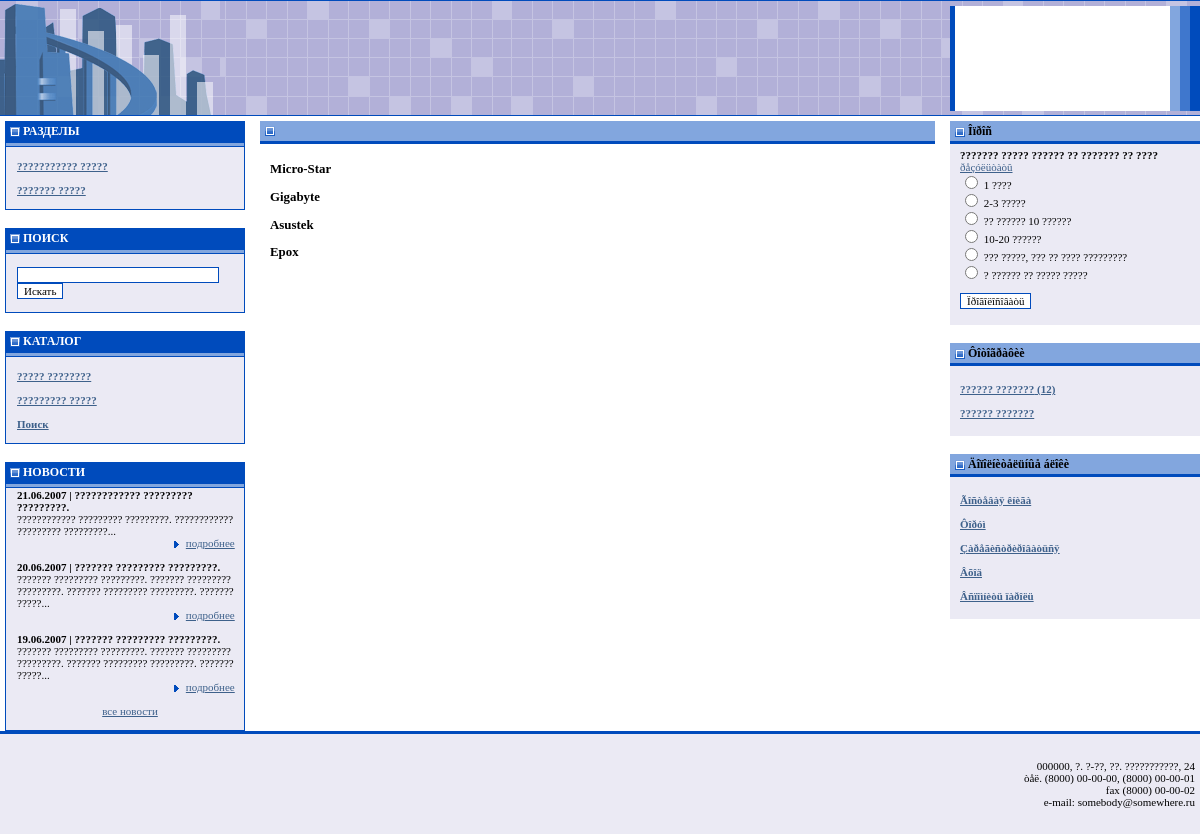
Screenshot of /source/index.php?id_catalog=1 with the database file from the repository.
### tables this page shows
CREATE TABLE system_menu_catalog (
  id_catalog int(11) NOT NULL auto_increment,
  `name` tinytext NOT NULL,
  description text NOT NULL,
  keywords tinytext NOT NULL,
  modrewrite tinytext NOT NULL,
  pos int(11) NOT NULL default '0',
  hide enum('show','hide') NOT NULL default 'show',
  id_parent int(11) NOT NULL default '0',
  PRIMARY KEY  (id_catalog)
);

CREATE TABLE system_catalog (
  id_catalog int(11) NOT NULL auto_increment,
  `name` tinytext NOT NULL,
  description text NOT NULL,
  keywords tinytext NOT NULL,
  modrewrite tinytext NOT NULL,
  pos int(11) NOT NULL default '0',
  hide enum('show','hide') NOT NULL default 'show',
  id_parent int(11) NOT NULL default '0',
  PRIMARY KEY  (id_catalog)
);

CREATE TABLE system_news (
  id_news int(11) NOT NULL auto_increment,
  `name` tinytext NOT NULL,
  body text NOT NULL,
  putdate datetime NOT NULL default '0000-00-00 00:00:00',
  url tinytext NOT NULL,
  urltext tinytext NOT NULL,
  urlpict tinytext NOT NULL,
  hide enum('show','hide') NOT NULL default 'show',
  PRIMARY KEY  (id_news),
  FULLTEXT KEY `name` (`name`,body)
);

CREATE TABLE system_poll (
  id_catalog int(11) NOT NULL auto_increment,
  `name` text,
  archive enum('archive','active') NOT NULL default 'archive',
  hide enum('show','hide') NOT NULL default 'show',
  putdate datetime default NULL,
  PRIMARY KEY  (id_catalog)
);

CREATE TABLE system_poll_answer (
  id_position int(10) NOT NULL auto_increment,
  `name` text,
  pos int(4) default NULL,
  hits int(11) default NULL,
  id_catalog int(11) default NULL,
  PRIMARY KEY  (id_position)
);

CREATE TABLE system_photo_catalog (
  id_catalog int(11) NOT NULL auto_increment,
  `name` tinytext NOT NULL,
  description text NOT NULL,
  hide enum('show','hide') NOT NULL default 'show',
  pos int(11) NOT NULL,
  PRIMARY KEY  (id_catalog)
);

### source/config/config.php (called while the page is built, shortened)
<?php
  $tbl_news             = 'system_news';
  $tbl_catalog          = 'system_menu_catalog';
  $tbl_cat_catalog      = 'system_catalog';
  $tbl_contactaddress   = 'system_contactaddress';
  $tbl_poll             = 'system_poll';
  $tbl_poll_answer      = 'system_poll_answer';
  $tbl_photo_catalog    = 'system_photo_catalog';
  $tbl_photo_position   = 'system_photo_position';
?>

### source/index.php (the view, shortened to what this page needs)
<?php
  require_once("config/config.php");
  require_once("utils.title.php");
  try
  {
    if(empty($_GET['id_position']))
    {
      if(empty($catalog['name'])) $pagename = $catalog['name'];
      else $pagename = "Ñòàòüè";
      $query = "SELECT * FROM $tbl_catalog
                WHERE hide = 'show' AND id_parent = $_GET[id_catalog]
                ORDER BY pos";
      $sub = mysql_query($query);
      if(mysql_num_rows($sub))
      {
        require_once ("templates/top.php");
        echo title($pagename);
        echo "<div class=\"main_txt\">";
        while($subcatalog = mysql_fetch_array($sub))
        {
          echo "<a href=\"".$_SERVER['PHP_SELF']."?id_catalog=".$subcatalog['id_catalog']."\"
                       class=\"menu_lnk\"><h3>".
                       htmlspecialchars($subcatalog['name'])."</a></h3>";
        }
        echo "</div>";
      }
    }
    require_once ("templates/bottom.php");
  }
  catch(ExceptionMySQL $exc)
  {
    require_once("exception_mysql_debug.php");
  }
  catch(ExceptionMySQL $exc)
  {
    require_once("exception_mysql_debug.php");
  }
  catch(ExceptionMember $exc)
  {
    require_once("exception_member_debug.php");
  }
?>

### source/templates/top.php (shortened to what this page needs)
<?php
  require_once("config/config.php");
  require_once("dmn/utils/utils.print_page.php");
?>
<html>
<head>
<link href="site.css" rel="stylesheet" type="text/css">
</head>
<body bgcolor="#FFFFFF" text="#000000" topmargin="0" bottommargin="0" rightmargin="0" leftmargin="0" marginwidth="0" marginheight="0">
<table width="100%" height="100%" border="0" cellpadding="0" cellspacing="0">
<tr>
<td height="116" background="dataimg/bg_main.gif">
<table width="100%" height="100%" border="0" cellpadding="0" cellspacing="0">
<tr>
<td width="220" nowrap background="/dataimg/bg_city.gif">&nbsp;</td>
<td>&nbsp;</td>
<td width="250" background="dataimg/bg_autorize.gif">
</td>
</tr>
</table>
</td>
</tr>
<tr>
<td valign="top">
<table width="100%" border="0" cellspacing="0" cellpadding="0">
<tr>
<td width="250" align="center" valign="top" style="padding-top: 5px;">
<table width="240" border="0" cellpadding="0" cellspacing="0" bgcolor="#004BBC">
<tr>
<td height="20" class="menu_ttl"><img src="dataimg/dot_ttl.gif" align="absmiddle"> РАЗДЕЛЫ</td>
</tr>
<tr>
<td>
<table width="100%" border="0" cellspacing="1" cellpadding="1">
<tr>
<tr>
<td height="3" nowrap bgcolor="#82A6DE"></td>
</tr>
<tr>
<td bgcolor="#EBEAF4">
<table width="100%" border="0" cellspacing="0" cellpadding="0">
<tr>
  <td width="100%" height="25" align="left" class="in_input_txt"><br>
  <?php
    $query = "SELECT * FROM $tbl_catalog
              WHERE hide = 'show' AND id_parent = 0
              ORDER BY pos";
    $cat = mysql_query($query);
    if(mysql_num_rows($cat))
    {
      while($catalog = mysql_fetch_array($cat))
      {
        echo "<b><a href=index.php?id_catalog=$catalog[id_catalog]
                    class=\"rightpanel_lnk\">$catalog[name]</a></b><br><br>";
      }
    }
  ?>
  </td>
</tr>
</table>
</td>
</tr>
</table>
</td>
</tr>
</table>
<br>
<table width="240" border="0" cellpadding="0" cellspacing="0" bgcolor="#004BBC">
<tr>
<td height="20" class="menu_ttl"><img src="dataimg/dot_ttl.gif" align="absmiddle"> ПОИСК</td>
</tr>
<tr>
<td>
<table width="100%" border="0" cellspacing="1" cellpadding="1">
<tr>
<tr>
<td height="3" nowrap bgcolor="#82A6DE"></td>
</tr>
<tr>
<td bgcolor="#EBEAF4">
<table width="100%" border="0" cellspacing="0" cellpadding="0">
<tr>
    <form action=search_fulltext.php method=GET>
  <td width="100%" height="25" align="left" class="in_input_txt"><br>
      <input type=text class=in_input size=30 name=name value="<?= htmlspecialchars(stripslashes($_GET['name']), ENT_QUOTES); ?>">
      <input type=submit class=in_input value="Искать"><br><br>
  </td>
    </form>
</tr>
</table>
</td>
</tr>
</table>
</td>
</tr>
</table>
<br>
<table width="240" border="0" cellpadding="0" cellspacing="0" bgcolor="#004BBC">
<tr>
<td height="20" class="menu_ttl"><img src="dataimg/dot_ttl.gif" align="absmiddle"> КАТАЛОГ</td>
</tr>
<tr>
<td>
<table width="100%" border="0" cellspacing="1" cellpadding="1">
<tr>
<tr>
<td height="3" nowrap bgcolor="#82A6DE"></td>
</tr>
<tr>
<td bgcolor="#EBEAF4">
<table width="100%" border="0" cellspacing="0" cellpadding="0">
<tr>
  <td width="100%" height="25" align="left" class="in_input_txt"><br>
  <?php
    $query = "SELECT * FROM $tbl_cat_catalog
              WHERE hide = 'show' AND id_parent = 0
              ORDER BY pos";
    $cat = mysql_query($query);
    if(mysql_num_rows($cat))
    {
      while($catalog = mysql_fetch_array($cat))
      {
        echo "<b><a href=index.php?id_catalog=$catalog[id_catalog]
                    class=\"rightpanel_lnk\">$catalog[name]</a></b><br><br>";
      }
      echo "<b><a href=catalog_search.php
                  class=\"rightpanel_lnk\">Поиск</a></b><br><br>";
    }
  ?>
  </td>
</tr>
</table>
</td>
</tr>
</table>
</td>
</tr>
</table>
<br>
<table width="240" border="0" cellpadding="0" cellspacing="0" bgcolor="#004BBC">
<tr>
<td height="20" class="menu_ttl"><img src="dataimg/dot_ttl.gif" align="absmiddle"> НОВОСТИ</td>
</tr>
<tr>
<td>
<table width="100%" border="0" cellspacing="1" cellpadding="1">
<tr>
<tr>
<td height="3" nowrap bgcolor="#82A6DE"></td>
</tr>
<tr>
<td bgcolor="#EBEAF4">
<table width="100%" border="0" cellspacing="0" cellpadding="0">
<tr>
  <td width="100%" height="25" align="left" class="in_input_txt">
  <?php
    $query = "SELECT id_news,
                     name,
                     body,
                     DATE_FORMAT(putdate,'%d.%m.%Y') as putdate_format,
                     url,
                     urltext,
                     urlpict,
                     hide
              FROM $tbl_news
              WHERE hide = 'show'
              ORDER BY putdate DESC
              LIMIT 3";
    $new = mysql_query($query);
    if(mysql_num_rows($new))
    {
      $patt = array("[b]", "[/b]", "[i]", "[/i]");
      $repl = array("", "", "", "");
      $pattern_url = "|\[url[^\]]*\]|";
      $pattern_b_url = "|\[/url[^\]]*\]|";
      while($news_up = mysql_fetch_array($new))
      {
        if(strlen($news_up['body']) > 100)
        {
          $news_up['body'] = substr($news_up['body'], 0, 100)."...";
          $news_up['body'] = str_replace($patt, $repl, $news_up['body']);
          $news_up['body'] = preg_replace($pattern_url, "", $news_up['body']);
          $news_up['body'] = preg_replace($pattern_b_url, "", $news_up['body']);
        }
        echo "<b>$news_up[putdate_format] | ".print_page($news_up['name'])."</b>
            <br>
            ".print_page($news_up['body'])."
            <div align=\"right\">
              <a href=\"news.php?id_news=$news_up[id_news]\"
                 class=\"rightpanel_lnk\">
                 <img src=\"dataimg/dot_lnk.gif\" hspace=\"6\" border=\"0\" align=\"absmiddle\">подробнее</a>&nbsp;&nbsp;&nbsp;
            </div>
            <br>";
      }
    }
    echo "<div align=\"center\">
            <a href=\"news.php\"
               class=\"rightpanel_lnk\">все новости</a><br>
          </div><br>";
  ?>
  </td>
</tr>
</table>
</td>
</tr>
</table>
</td>
</tr>
</table>
</td>
<td valign="top" style="padding-top: 5px; padding-left: 10px; padding-right: 15px; padding-bottom: 10px;">

### source/dmn/utils/utils.print_page.php (shortened to what this page needs)
<?php
  function print_page($postbody)
  {
    $postbody = preg_replace_callback(
              "|([a-zà-ÿ\d!]{35,})|i",
              "split_text",
              $postbody);
    $postbody = htmlspecialchars($postbody, ENT_QUOTES);
    $pattern = "#\[b\](.+)\[\/b\]#isU";
    $postbody = preg_replace($pattern,
                             '<b>\\1</b>',
                             $postbody);
    $pattern = "#\[i\](.+)\[\/i\]#isU";
    $postbody = preg_replace($pattern,
                             '<i>\\1</i>',
                             $postbody);
    $pattern = "#\[u\](.+)\[\/u\]#isU";
    $postbody = preg_replace($pattern,
                             '<u>\\1</u>',
                             $postbody);
    $pattern = "#\[sup\](.+)\[\/sup\]#isU";
    $postbody = preg_replace($pattern,
                             '<sup>\\1</sup>',
                             $postbody);
    $pattern = "#\[sub\](.+)\[\/sub\]#isU";
    $postbody = preg_replace($pattern,
                             '<sub>\\1</sub>',
                             $postbody);
    $pattern = "#\[url\][\s]*([\S]*)[\s]*\[\/url\]#si";
    $postbody = preg_replace_callback($pattern,
               "url_replace",
                $postbody);
    $pattern = "#\[url[\s]*=[\s]*([\S]+)[\s]*\][\s]*([^\[]*)\[/url\]#isU";
    $postbody = preg_replace_callback($pattern,
               "url_replace_name",
                $postbody);
    return $postbody;
  }
?>

### source/templates/bottom.php (shortened to what this page needs)
</td>
<td width="250" valign="top" style="padding-top: 5px;">
<table width="100%" border="0" cellpadding="0" cellspacing="0">
<tr>
<td height="20" bgcolor="#82A6DE" class="rightpanel_ttl"><img src="dataimg/dot_ttl.gif" align="absmiddle"> Îïðîñ</td>
</tr>
<tr>
<td height="3" nowrap bgcolor="#004BBC"></td>
</tr>
<tr>
<td bgcolor="#EBEAF4" class="rightpanel_txt">
  <?php
    $query = "SELECT * FROM $tbl_poll
              WHERE archive = 'active' AND
      	            hide = 'show'";
    $pol = mysql_query($query);
    if(mysql_num_rows($pol))
    {
      $poll = mysql_fetch_array($pol);
      echo "<b>$poll[name]</b><br>
            <a class=\"rightpanel_lnk\" href=poll.php>ðåçóëüòàòû</a>";
      $query = "SELECT * FROM $tbl_poll_answer
                WHERE id_catalog = $poll[id_catalog]
                ORDER BY pos";
      $ans = mysql_query($query);
      if(mysql_num_rows($ans))
      {
        echo "<form action=poll.php method=post>";
        while($answers = mysql_fetch_array($ans))
        {
          echo "<input type=radio name=id_position value=\"$answers[id_position]\"> $answers[name]<br>";
        }
        echo "<br><input class=in_input type=submit value=Ïðîãîëîñîâàòü>";
        echo "</form>";
      }
    }
  ?>
</td>
</tr>
<tr>
<td>&nbsp;</td>
</tr>
<tr>
<td height="20" bgcolor="#82A6DE" class="rightpanel_ttl"><img src="dataimg/dot_ttl.gif" align="absmiddle"> Ôîòîãðàôèè</td>
</tr>
<tr>
<td height="3" nowrap bgcolor="#004BBC"></td>
</tr>
<tr>
<td bgcolor="#EBEAF4" class="rightpanel_txt"><br>
<?php
  $query = "SELECT * FROM $tbl_photo_catalog
            WHERE hide = 'show'";
  $cat = mysql_query($query);
  if(mysql_num_rows($cat) > 1)
  {
    while($catalog_photo = mysql_fetch_array($cat))
    {
      $query = "SELECT COUNT(*) FROM $tbl_photo_position
                WHERE id_catalog = $catalog_photo[id_catalog] AND
                      hide = 'show'";
      $cnt = mysql_query($query);
      $total = mysql_result($cnt, 0);
      if($total > 0) $total = "&nbsp;($total)";
      else $total = "";
      echo "<b><a href=gallery.php?id_catalog=$catalog_photo[id_catalog]
                    class=\"rightpanel_lnk\">".
           "{$catalog_photo[name]}$total</a></b><br><br>";
    }
  }
?>
</td>
</tr>
<tr>
<td>&nbsp;</td>
</tr>
<tr>
<td height="20" bgcolor="#82A6DE" class="rightpanel_ttl"><img src="dataimg/dot_ttl.gif" align="absmiddle"> Äîïîëíèòåëüíûå áëîêè</td>
</tr>
<tr>
<td height="3" nowrap bgcolor="#004BBC"></td>
</tr>
<tr>
<td bgcolor="#EBEAF4" class="rightpanel_txt"><br>
  <b><a href=guestbook.php class="rightpanel_lnk">Ãîñòåâàÿ êíèãà</a></b><br><br>
  <b><a href=forum/ class="rightpanel_lnk">Ôîðóì</a></b><br><br>
  <b><a href=register.php class="rightpanel_lnk">Çàðåãèñòðèðîâàòüñÿ</a></b><br><br>
  <b><a href=register_enter.php class="rightpanel_lnk">Âõîä</a></b><br><br>
  <b><a href=remember.php class="rightpanel_lnk">Âñïîìíèòü ïàðîëü</a></b><br><br>
</td>
</tr>
</table>
</td>
</tr>
</table>
</td>
</tr>
<tr>
<td height="3" nowrap bgcolor="#004BBC"></td>
</tr>
<tr>
<td height="100" bgcolor="#EBEAF4" class=main_txt>
<?php
  $query = "SELECT * FROM $tbl_contactaddress LIMIT 1";
  $adr = mysql_query($query);
  $address = mysql_fetch_array($adr);
  $adr_arr = array();
  if(!empty($address['address'])) $adr_arr[] = "$address[address]";
  if(!empty($address['phone']))   $adr_arr[] = "òåë. $address[phone]";
  if(!empty($address['fax']))     $adr_arr[] = "fax $address[fax]";
  if(!empty($address['email']))   $adr_arr[] = "e-mail: $address[email]";
  if(!empty($adr_arr))
  {
    echo "<div style='text-align: right'>".implode("<br>", $adr_arr)."</div>";
  }
?>
</td>
</tr>
</table>
</body>
</html>

### source/site.css (style rules this page uses)
.in_input, .button { font-family: Tahoma; font-size: 11px; color: #000000; background-color: #FFFFFF; border: 1px solid #004BBC; }
.in_input_txt { font-family: Tahoma; font-size: 11px; color: #000000; padding-left: 10px; }
.rightpanel_ttl, .main_ttl { font-family: Verdana; font-size: 12px; font-weight: bold; color: #000000; padding-left: 5px; padding-right: 5px; text-align: left; }
.rightpanel_txt, .main_txt { font-family: Tahoma; font-size: 11px; color: #000000; padding-top: 5px; padding-bottom: 5px; padding-left: 10px; padding-right: 5px; text-align: left; }
.rightpanel_lnk, .main_txt_lnk { color: #3E618B; text-decoration: underline; }
.menu_ttl { font-family: Verdana; font-size: 12px; font-weight: bold; color: #FFFFFF; padding-left: 5px; padding-right: 5px; text-align: left; }
.menu_lnk { color: #000000; text-decoration: none; }

### rows the page displays
system_menu_catalog: name "??????????? ?????"
system_menu_catalog: name "??????? ?????"
system_catalog: name "????? ????????"
system_catalog: name "????????? ?????"
system_news: news_up "21.06.2007", name "???????????? ????????? ?????????. ???????????? ????????? ?????????. ???????????? ????????? ?????????..."
system_news: news_up "20.06.2007", name "??????? ????????? ?????????. ??????? ????????? ?????????. ??????? ????????? ?????????. ??????? ????????? ?????????. ??????? ?????..."
system_news: news_up "19.06.2007", name "??????? ????????? ?????????. ??????? ????????? ?????????. ??????? ????????? ?????????. ??????? ????????? ?????????. ??????? ?????..."
system_menu_catalog: name "Micro-Star"
system_menu_catalog: name "Gigabyte"
system_menu_catalog: name "Asustek"
system_menu_catalog: name "Epox"
system_poll: name "??????? ????? ?????? ?? ??????? ?? ????"
system_poll_answer: name "1 ????"
system_poll_answer: name "2-3 ?????"
system_poll_answer: name "?? ?????? 10 ??????"
system_poll_answer: name "10-20 ??????"
system_poll_answer: name "??? ?????, ??? ?? ???? ?????????"
system_poll_answer: name "? ?????? ?? ????? ?????"
system_photo_catalog: name "?????? ???????", total "(12)"
system_photo_catalog: name "?????? ???????"

### other values shown
implode("<br>", $adr_arr) "000000, ?. ?-??, ??. ???????????, 24 òåë. (8000) 00-00-00, (8000) 00-00-01 fax (8000) 00-00-02 e-mail: somebody@somewhere.ru"
